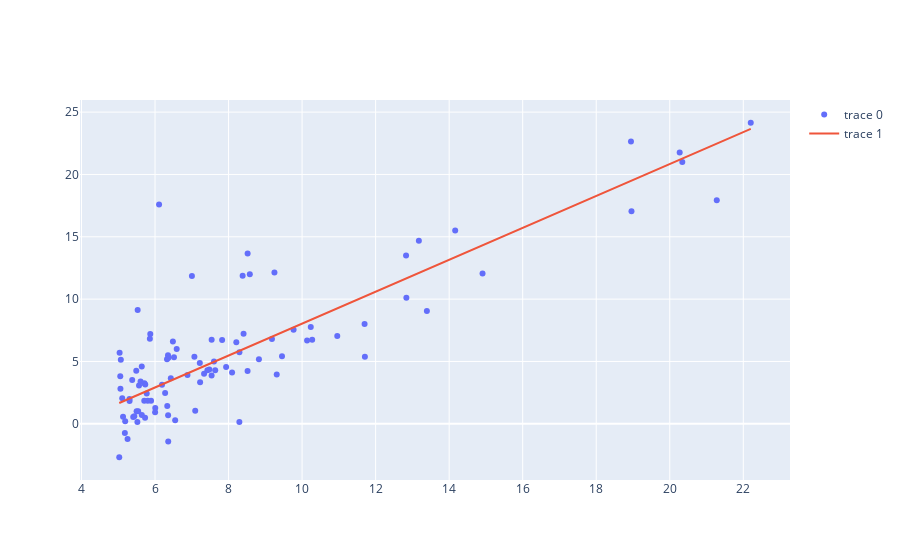

The code cell stored with this chart in its notebook:
### Markdown cell above
### Визуализация результатов

### Code cell
graf = make_subplots()
graf.add_trace(go.Scatter(x=x, y=y, mode = "markers"))
graf.add_trace(go.Scatter(x=x, y=line_func(x, a, b)))
graf
